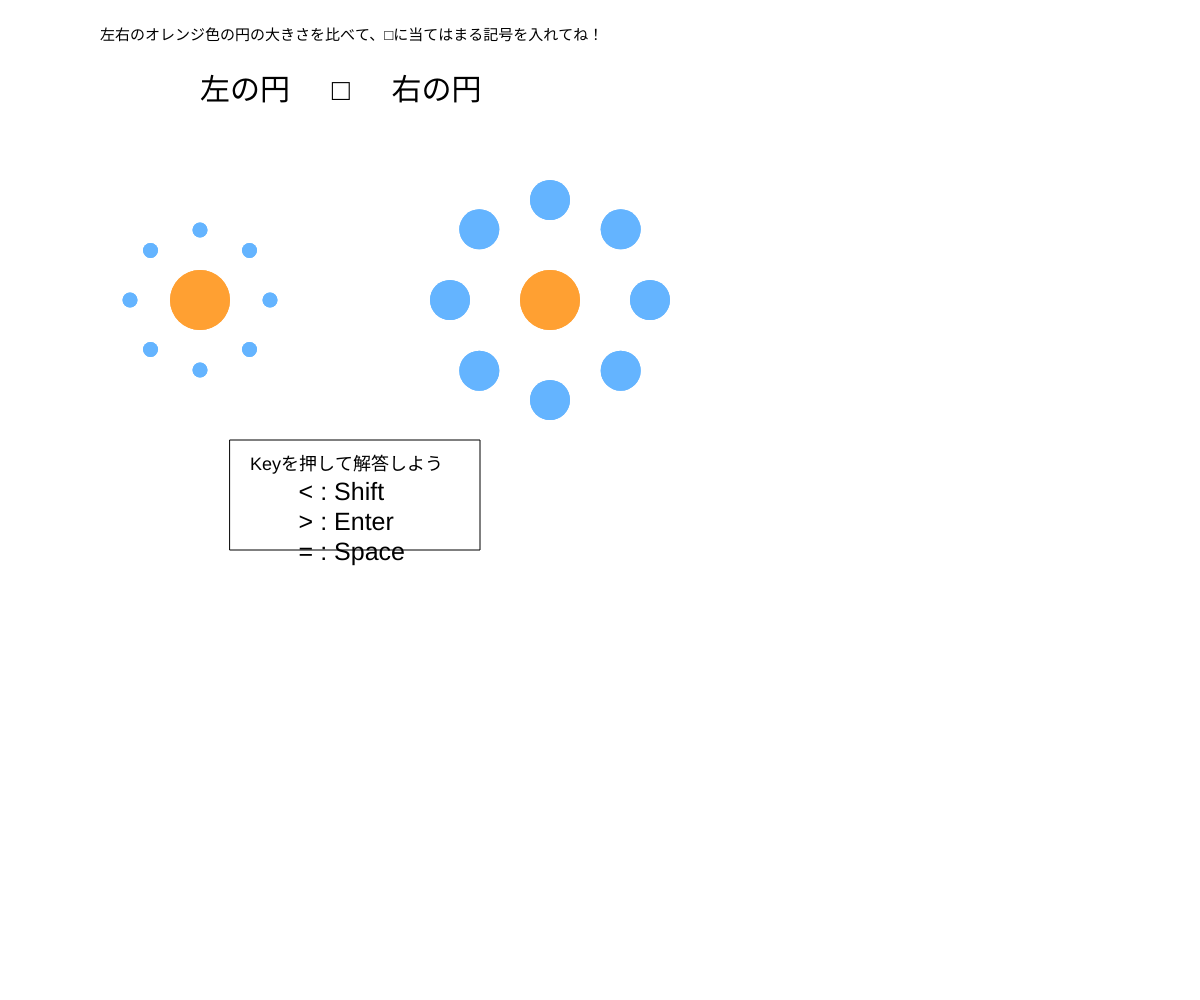
Frame 1 (no input)
Frame 60 (no input): identical to frame 1, image omitted
Frame 120 (the mouse pressed at the canvas centre since frame 60): identical to frame 1, image omitted

The p5.js sketch that drew this single still picture (run headless with seeded random() and noise() and a simulated clock; from frame 60 on, the mouse is pressed at the canvas centre):

// p5.js sketch
// ── sketch.js
// 最終課題を制作しよう




let answer = 0;
let move = 0;

function setup() {
  createCanvas(windowWidth, windowHeight);
}

function draw() {
  background(255);

  // 問題文
  fill(0);
  textSize(15);
  text("左右のオレンジ色の円の大きさを比べて、□に当てはまる記号を入れてね！", 100, 40);
  textSize(30);
  text("左の円     □     右の円", 200, 100);
  // 回答方法
fill(0);
textSize(18);
text("Keyを押して解答しよう", 250, 470);
textSize(25);
text("       < : Shift", 250, 500);
text("       > : Enter", 250, 530);
text("       = : Space", 250, 560);

noFill();
stroke(0);
rect(230, 440, 250, 110);


  // 回答する前
  if (answer == 0) {
    drawCircle(200, 300, 15, 70);
    drawCircle(550, 300, 40, 100);
  }



  // 周囲の青い円を常に表示する
  drawCircle(200, 300, 15, 70);
  drawCircle(550, 300, 40, 100);

  // 回答した後
  if (answer > 0) {
    if (move < 175) {
      move = move + 1;
    }

    // 元のオレンジ色の円を白で隠す
    fill(255);
    noStroke();
    circle(200, 300, 60);
    circle(550, 300, 60);

    // オレンジ色の円だけ中央へ移動
    fill(255, 160, 50);
    circle(200 + move, 300, 60);
    circle(550 - move, 300, 60);
  }



  

  // 正解・不正解
  if (move == 175) {
    textSize(20);

    if (answer == 3) {
      fill(0, 150, 0);
      text("正解！実は同じ大きさ！", 240, 405);
    } else {
      fill(255, 0, 0);
      text("残念！実は同じ大きさ！", 240, 405);
    }
  }
}

// 錯視を描く関数
function drawCircle(x, y, size, distance) {

  fill(100, 180, 255);
  noStroke(); 

  // 周囲の青い円を8個描く
  for (let i = 0; i < 8; i++) {
    let angle = TWO_PI * i / 8;
    let a = x + cos(angle) * distance;
    let b = y + sin(angle) * distance;

    circle(a, b, size);
  }

  // 中心のオレンジ色の円
  fill(255, 160, 50);
  circle(x, y, 60);
}

// 選択肢をクリック



function keyPressed() {
  if (answer == 0) {
    if (keyIsDown(SHIFT)) {
      answer = 2;
      move = 0;
    } else if (keyIsDown(ENTER)) {
      answer = 1;
      move = 0;
    } else if (keyIsDown(" ")) {
      answer = 3;
      move = 0;
    }
  }
}
